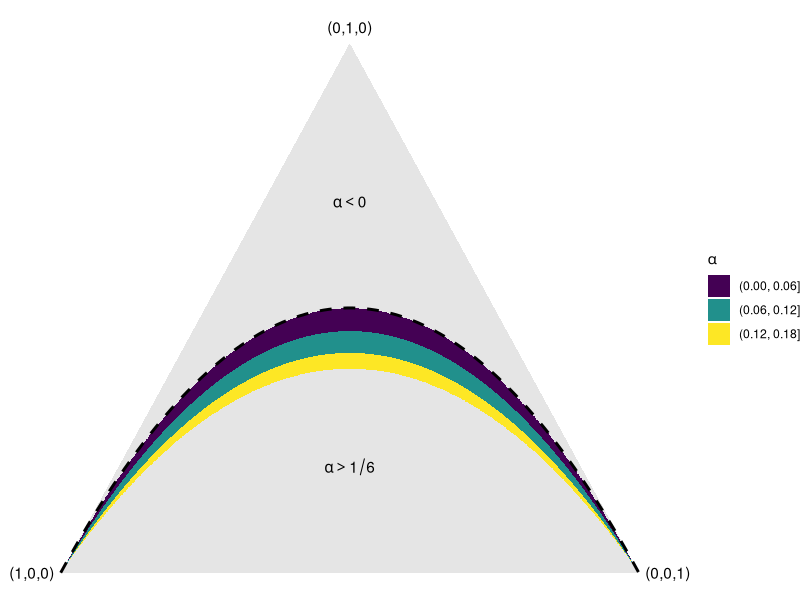

The R source for this figure:
###################
## Plot double reduction parameter on unit simplex
###################

library(tidyverse)
library(ggthemes)

#' Get double reduction and allele frequency given gamete frequency
#' in tetraploids assuming HWE.
#'
#' @param p0 The gamete probability of 0.
#' @param p1 The gamete probability of 1.
#' @param p2 The gamete probability of 2.
#'
#' @return A matrix. The first column contains the double reduction
#'     parameters, the second column contains the allele frequencies.
#'
#' @author David Gerard
#'
#' @examples
#' p <- runif(3)
#' p <- p / sum(p)
#' get_alpha_r(p[[1]], p[[2]], p[[3]])
get_alpha_r <- function(p0, p1, p2) {
  stopifnot(abs(p0 + p1 + p2 - 1) < 10^-6)
  alpha <- ((p2 - p0)^2 - (1 - 2 * p1)) / ((p2 - p0)^2 - (1 + p1))
  r <- (p1 + 2 * p2) / 2
  alpha[alpha < 0] <- NA_real_
  return(cbind(alpha = alpha,
               r = r,
               denom = (p2 - p0)^2 - (1 + p1),
               num = (p2 - p0)^2 - (1 - 2 * p1)))
}



## Make a grid on the unit simplex ----
simdf <- expand.grid(x = seq(-1, 1, length = 1000), y = seq(0, 1, length = 1000))
simdf$p0 <- (1 - simdf$x - simdf$y) / 2
simdf$p1 <- simdf$y
simdf$p2 <- 1 - simdf$p1 - simdf$p0
simdf <- cbind(simdf, get_alpha_r(p0 = simdf$p0, p1 = simdf$p1, p2 = simdf$p2))
simdf %>%
  filter(p0 >= 0, p0 <= 1, p1 >= 0, p1 <= 1, p2 >= 0, p2 <= 1) ->
  simdf

simdf %>%
  filter(!is.nan(alpha)) %>%
  mutate(alpha = ifelse(alpha < 0 | alpha > 1/6, NA, alpha)) ->
  simdf

## Get alpha = 0
nodr_df <- data.frame(r = seq(0, 1, length = 100))
nodr_df$p0 <- nodr_df$r^2
nodr_df$p1 <- 2 * nodr_df$r * (1 - nodr_df$r)
nodr_df$p2 <- (1 - nodr_df$r)^2
nodr_df$x <- nodr_df$p2 - nodr_df$p0
nodr_df$y <- nodr_df$p1

## Plot isometric simplex
nudge <- 0.1
ggplot() +
  geom_polygon(mapping = aes(x = x, y = y),
               data = data.frame(x = c(-1, 0, 1, -1),
                                 y = c(0, 1, 0, 0)),
               fill = "grey90") +
  geom_contour_filled(data = simdf, mapping = aes(x = x, y = y, z = alpha), bins = 3) +
  theme_void() +
  annotate(geom = "text",
           x = c(-1 - nudge, 0, 1 + nudge),
           y = c(0, 1 + 0.03, 0),
           label = c("(1,0,0)", "(0,1,0)", "(0,0,1)")) +
  annotate(geom = "text",
           x = c(0, 0),
           y = c(0.2, 0.7),
           label = c(expression(alpha>1/6),
                     expression(alpha<0))) +
  geom_line(data = nodr_df, aes(x = x, y = y), lwd = 1, lty = 2) +
  labs(fill = expression(alpha)) ->
  pl

ggsave(filename = "./output/tetra/iso_dr.pdf",
       plot = pl,
       width = 6,
       height = 3.3,
       family = "Times")
